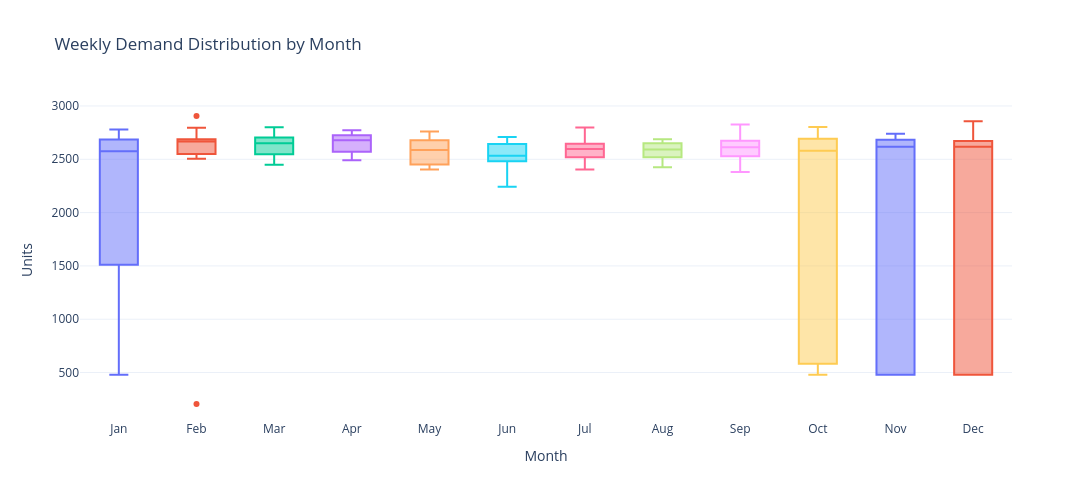

The notebook cell this image was saved under:
### Markdown cell above
## EDA: Distribution

### Code cell
dist_info = eda.get_distribution_stats()

print('Distribution:')
for key in ('mean', 'median', 'std', 'min', 'max', 'skewness', 'kurtosis', 'cv'):
    print(f'  {key:<12} {dist_info[key]:>10.3f}')
print(f'  {"outliers":<12} {dist_info["outlier_count"]:>10}')

print()
print('Monthly mean demand:')
month_names = ['Jan','Feb','Mar','Apr','May','Jun','Jul','Aug','Sep','Oct','Nov','Dec']
for m, mean_val in dist_info['monthly_means'].items():
    print(f'  {month_names[m-1]}  {mean_val:>7.0f}')

fig_monthly = plot_monthly_distribution(weekly_clean)
fig_monthly.show()

### Figure 1 — Plotly figure (JSON) as saved in the notebook; plotly's stock layout.template omitted (floating-point values rounded to 4 significant figures)
{"data": [{"name": "Jan", "showlegend": false, "type": "box", "y": [1511, 2533, 2780, 2731, 2647, 2535, 2551, 2685, 2691, 2602, 2539, 2636, 2728, 2638, 479, 480, 479, 480]}, {"name": "Feb", "showlegend": false, "type": "box", "y": [2682, 2552, 2541, 2706, 2504, 2590, 2667, 2551, 2795, 2670, 2670, 2906, 205]}, {"name": "Mar", "showlegend": false, "type": "box", "y": [2713, 2801, 2621, 2635, 2650, 2722, 2449, 2553, 2527, 2654, 2701, 2672, 2510]}, {"name": "Apr", "showlegend": false, "type": "box", "y": [2767, 2678, 2762, 2492, 2689, 2575, 2711, 2773, 2634, 2637, 2551, 2712, 2556]}, {"name": "May", "showlegend": false, "type": "box", "y": [2631, 2620, 2697, 2679, 2761, 2404, 2530, 2704, 2644, 2524, 2554, 2414, 2451, 2450]}, {"name": "Jun", "showlegend": false, "type": "box", "y": [2649, 2468, 2710, 2534, 2637, 2531, 2494, 2687, 2601, 2311, 2242, 2523]}, {"name": "Jul", "showlegend": false, "type": "box", "y": [2798, 2646, 2755, 2570, 2615, 2632, 2715, 2596, 2561, 2505, 2520, 2404, 2597, 2409]}, {"name": "Aug", "showlegend": false, "type": "box", "y": [2597, 2599, 2650, 2527, 2688, 2656, 2592, 2685, 2573, 2495, 2462, 2425, 2572]}, {"name": "Sep", "showlegend": false, "type": "box", "y": [2697, 2586, 2639, 2796, 2628, 2587, 2826, 2598, 2652, 2469, 2381, 2413]}, {"name": "Oct", "showlegend": false, "type": "box", "y": [2605, 2670, 2637, 2553, 2692, 2495, 2802, 2693, 2730, 2398, 582, 479, 480, 479]}, {"name": "Nov", "showlegend": false, "type": "box", "y": [2664, 2729, 2668, 2715, 2599, 2617, 2614, 2673, 2740, 480, 479, 480, 479]}, {"name": "Dec", "showlegend": false, "type": "box", "y": [2618, 2565, 2637, 2856, 2694, 2716, 2625, 2663, 480, 479, 480, 479, 480]}], "layout": {"height": 500, "title": {"text": "Weekly Demand Distribution by Month"}, "width": 1100, "xaxis": {"title": {"text": "Month"}}, "yaxis": {"title": {"text": "Units"}}}}
